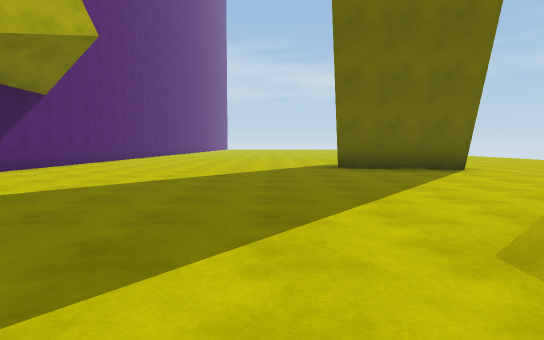
View 1 (above)

23 first-person views from a walk through a scene from a Unity 3-D project. The camera is 1.2 m above the floor, tilts 4° down and sees 75° across. The floor is counted in squares, 2 m on a side. Each view is taken from the middle of a square. On the plan, view 1 faces up. The plan holds only what a view shows up to about 10 squares ahead; the rest is blank. The place goes on beyond the plan.

View 2
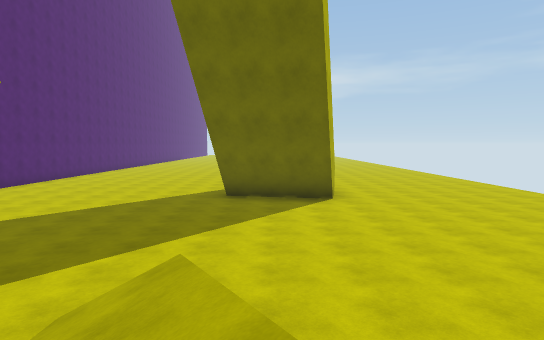

View 3
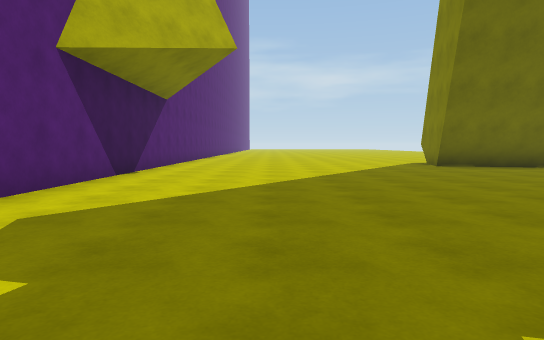

View 4
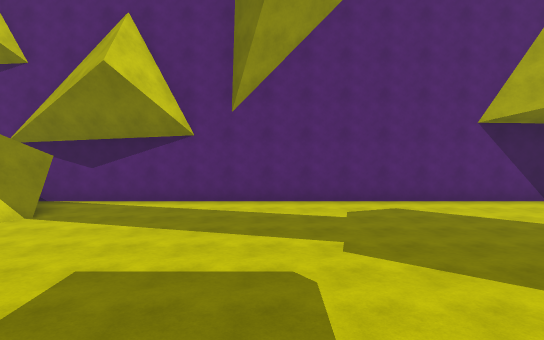

View 5
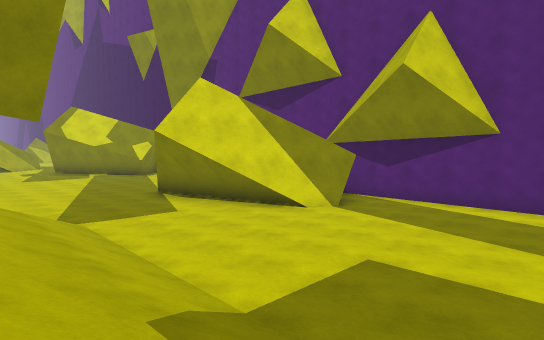

View 6
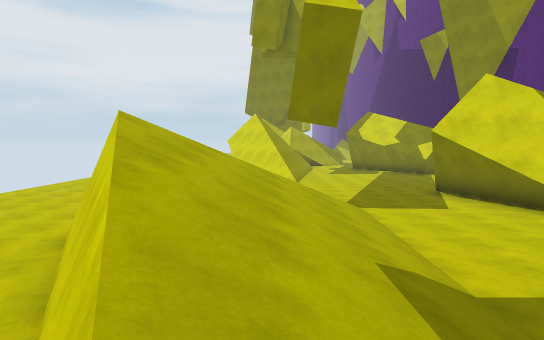

View 7
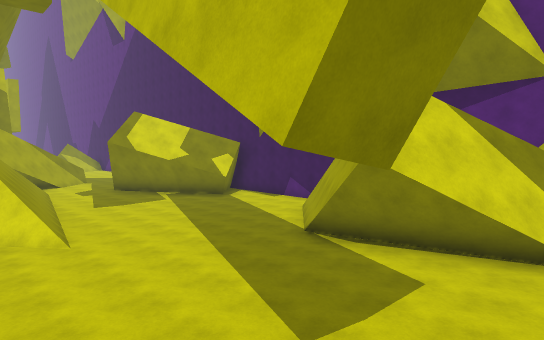

View 8
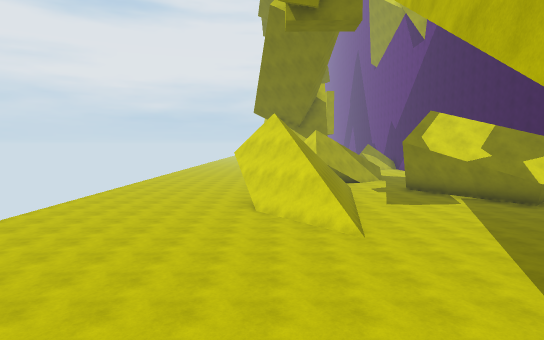

View 9
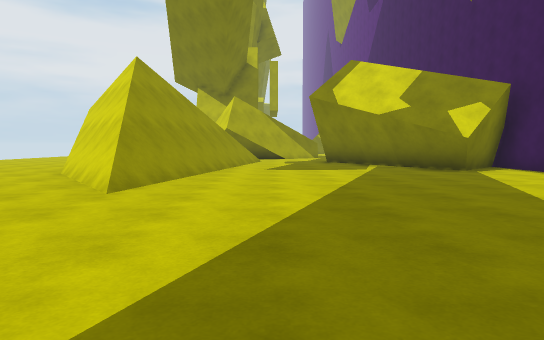

View 10
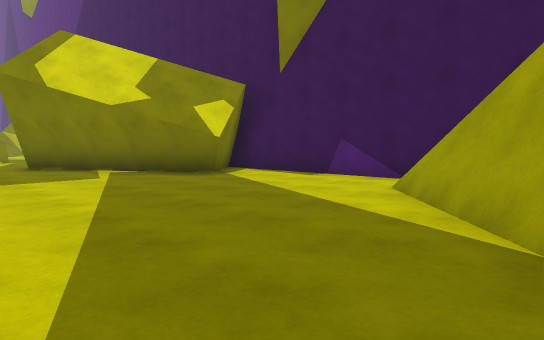

View 11
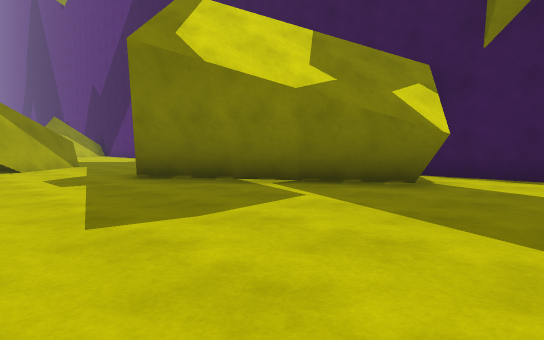

View 12
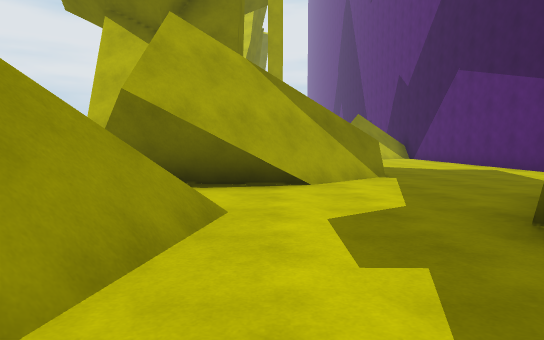

View 13
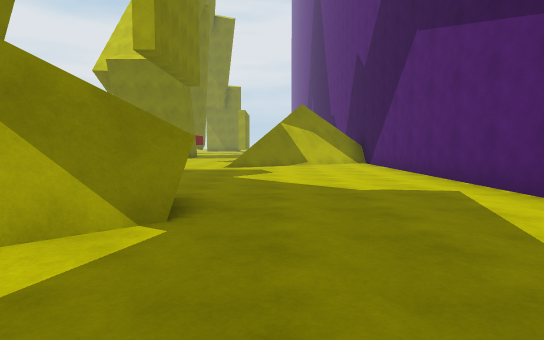

View 14
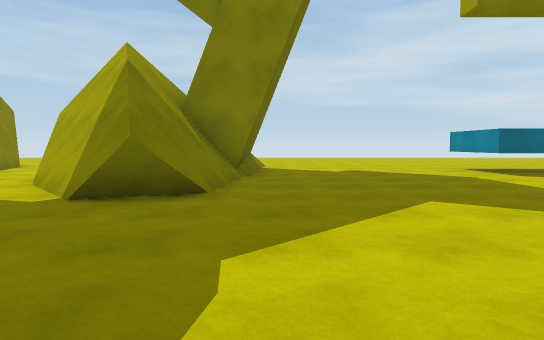

View 15
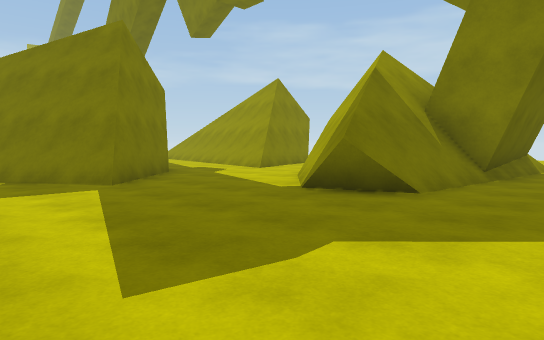

View 16
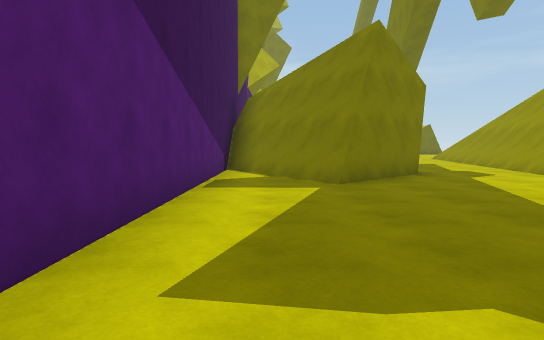

View 17
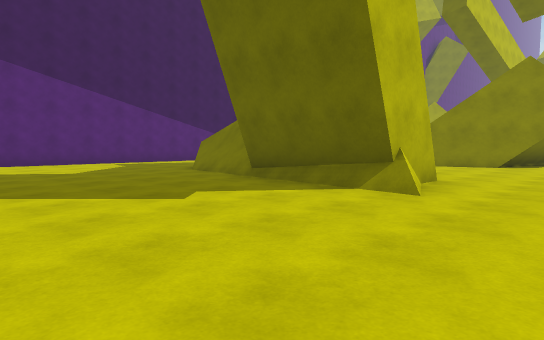

View 18
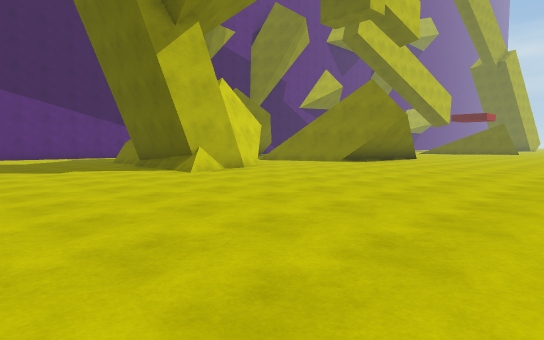

View 19
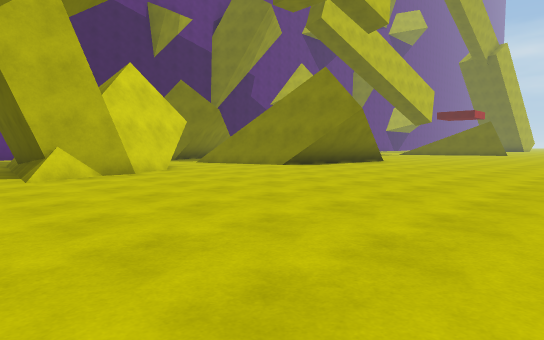

View 20
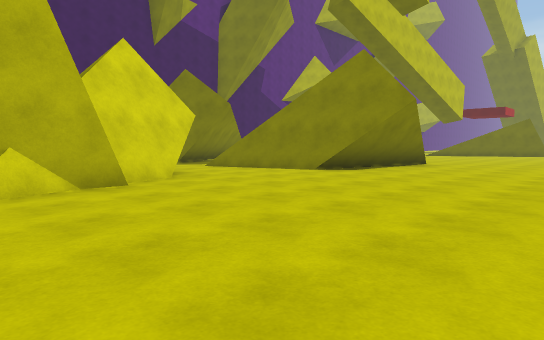

View 21
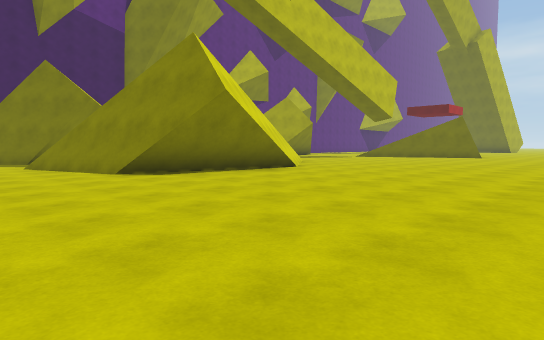

View 22
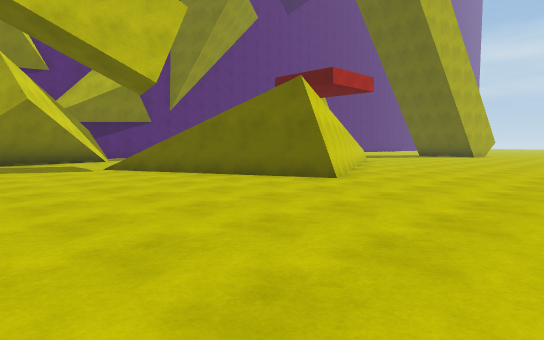

View 23
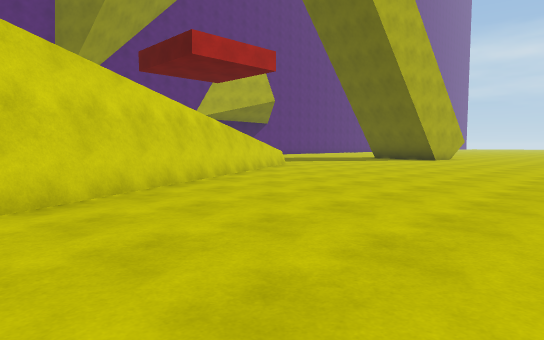

### Floor plan
Key: @ floor where view 1 was taken; # wall or solid block; . floor; / step, stairs or slope; = window, fence, low wall or low ledge.
Columns run from 7 left of view 1 to 11 right of it. Each row starts with its distance up from view 1.
 10 #........    ..
  9 #........###......
  8 #.................
  7 #................
  6 #................
  5 #...............
  4 #................
  3 #................
  2 #......../.......
  1 #......../=......
  0 #......@  /......
 -1 #....... //#.....
 -2 #.......///=......
 -3 #.......////#.....
 -4 #.......////#.....
 -5 #......./////#....
 -6 #.##....////#/....
 -7 #. ##...//#.......
 -8     ##............
 -9     ##............
-10     ##............
-11    ##.............
-12   ##.............
-13 # =...............
-14 #........#........
-15 #........##........
-16 #........###.......
-17 #..#.....###......
-18 #.##.....###......
-19 #####...####......
-20 #####...####.......
-21 #.####..####.......
-22 #.###..............
-23 #..#...............
-24 #......###.........
-25 #.....#####........
-26 #....### ##........
-27 #.....######.......
-28 #..................
-29 #..................
-30 #..................
-31 #..................
-32 #..................
-33 #... #...##.

Positions as (right, up) in squares from view 1, and headings:
1: (0, 0), facing up
2: (3, -1), facing up
3: (-3, -1), facing up
4: (3, -1), facing left
5: (3, -1), facing down-left
6: (3, 0), facing down
7: (4, -6), facing down-left
8: (4, -6), facing down
9: (0, -9), facing down
10: (0, -11), facing down-left
11: (1, -15), facing down-left
12: (0, -19), facing down
13: (-3, -23), facing down
14: (-6, -28), facing right
15: (-6, -29), facing up-right
16: (-5, -29), facing up
17: (6, -32), facing up-left
18: (11, -32), facing up-left
19: (11, -29), facing up-left
20: (9, -28), facing up-left
21: (11, -24), facing up-left
22: (10, -11), facing up-left
23: (10, -6), facing up-left
